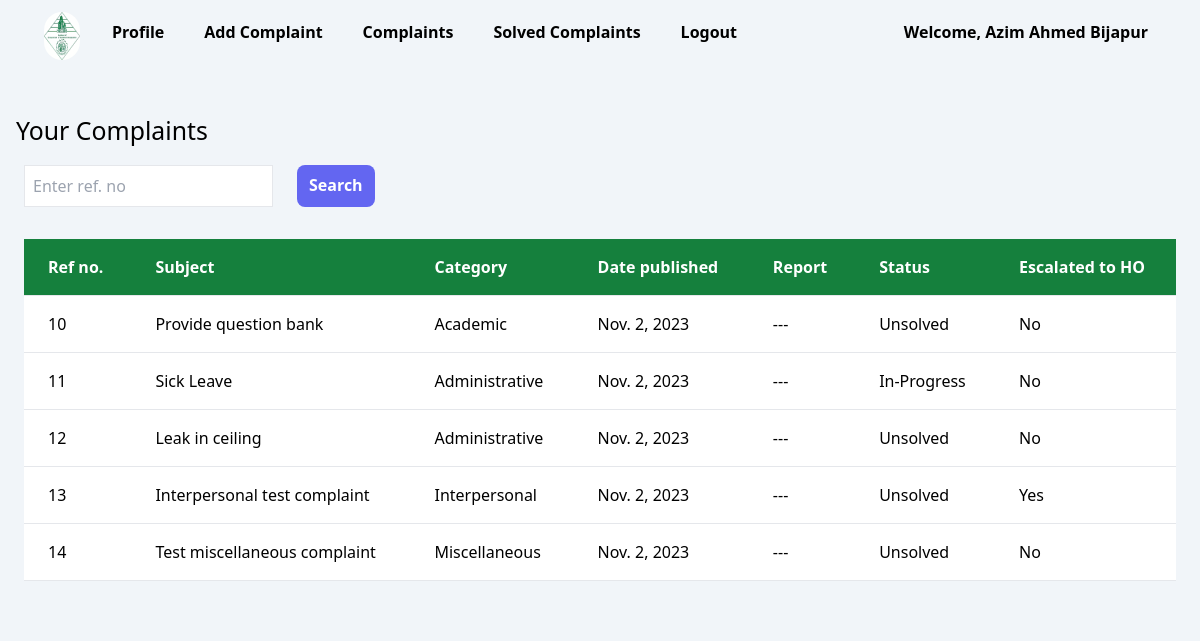
Before: /view/MyComplaints (signed in) with the older database file.
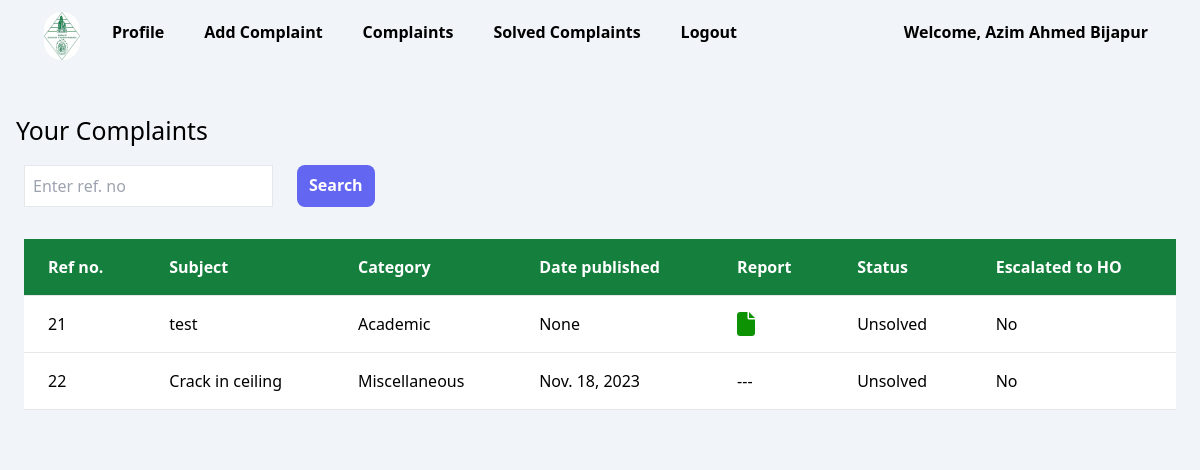
After: the same page with the newer database file.
### grievances/models.py (models this page shows, shortened)
class Complaint(models.Model):
    user = models.ForeignKey(CustomUser, on_delete=models.SET_NULL, null=True)
    category = models.CharField(max_length=100)
    subject = models.CharField(max_length=300)
    description = models.TextField()
    date = models.DateField(null=True, blank=True)
    documents = models.FileField(upload_to=document_upload_to, blank=True, null=True)
    status = models.CharField(max_length=100,default="Unsolved",choices=[('Solved','Solved'),('Unsolved','Unsolved'),('In-Progress','In-Progress'),('Rejected','Rejected')])
    report = models.FileField(upload_to=report_upload_to,null=True,blank=True,)
    escalatetoHo = models.CharField(max_length=100,default="No",choices=[('Yes','Yes'),('No','No')])
    severity = models.CharField(max_length=100,blank=True,null=True,default='4')
    due_date = models.DateField(null=True,blank=True)

### faculty/views.py (the view, shortened to what this page needs)
# urls.py: path("view/MyComplaints",views.viewMyComplaints,name="view/MyComplaints"),
@login_required(login_url='login')
@cache_control(no_cache=True, must_revalidate=True, no_store=True)
@role_required(allowed_roles=['Faculty'])
def viewMyComplaints(request):
    context = {}
    complaints = Complaint.objects.filter(user=request.user)
    items_per_page = 10  # Number of items to display per page
    page_number = request.GET.get('page')
    page_number = page_number if page_number else 1
    paginator = Paginator(complaints, items_per_page)
    try:
        page = paginator.page(page_number)
    except PageNotAnInteger:
        page = paginator.page(1)
    except EmptyPage:
        page = paginator.page(paginator.num_pages)
    context = {
        "complaints": page,  # Pass the current page to the template
    }
    return render(request, 'faculty/viewMyComplaints.html', context)

### templates/faculty/viewMyComplaints.html (shortened to what this page needs)
{% extends 'faculty/base.html'%}
{% load static %}
{% block body%}
<div id="content-view-complaints" class="mt-6 " style="background-color: rgb(241 245 249);">
    <div>
        <h1>Your Complaints</h1>
    </div>
    <div class="ml-6">
        <form action="" method="POST">
            <div class="flex gap-6">
                <div class="rounded-lg">
                    <input type="text" placeholder="Enter ref. no" class="p-2 border " id="ref" name="ref" required
                        pattern="\d+" oninvalid="setCustomValidity('Please enter only numeric values.')">
                </div>
                <div class="bg-indigo-500 font-bold rounded-lg">
                    <input type="submit" class="px-3 py-2 text-white" value="Search">
                </div>
            </div>
        </form>
    </div>
    <div class="overflow-x-auto lg:overflow-hidden">
        <div class="flex flex-col">
            <div class="sm:-mx-6 lg:-mx-8">
                <div class=" inline-block min-w-full py-2 sm:px-6 lg:px-8">
                    <div class="overflow-hidden p-6">
                        <table class=" min-w-full text-left text-md font-light bg-white">
                            <thead class="border-b font-medium dark:border-neutral-500 bg-green-700 text-white">
                                <tr>
                                    <th scope="col" class="px-6 py-4 whitespace-nowrap">Ref no.</th>
                                    <th scope="col" class="px-6 py-4">Subject</th>
                                    <th scope="col" class="px-6 py-4">Category</th>
                                    <th scope="col" class="px-6 py-4 whitespace-nowrap">Date published</th>
                                    <th scope="col" class="px-6 py-4">Report</th>
                                    <th scope="col" class="px-6 py-4">Status</th>
                                    <th scope="col" class="px-6 py-4 whitespace-nowrap">Escalated to HO</th>
                                </tr>
                            </thead>
                            <tbody>
                                {% for complaint in complaints%}
                                {% if complaint.status != "Solved" %}
                                <tr class="border-b dark:border-neutral-500">
                                    <td class="whitespace-nowrap px-6 py-4">{{ complaint.id}}</td>
                                    <td class="whitespace-nowrap px-6 py-4">{{ complaint.subject}}</td>
                                    <td class="whitespace-nowrap px-6 py-4">{{ complaint.category}}</td>
                                    <td class="whitespace-nowrap px-6 py-4">{{ complaint.date}}</td>
                                    <td class="whitespace-nowrap px-6 py-4">
                                        {% if complaint.report %}
                                        <a href="{{complaint.report.name}}"><i class="fa-solid fa-file fa-beat fa-xl"
                                                style="color: #0c9202;"></i>
                                        </a>
                                        {% else %}
                                        ---
                                        {% endif %}
                                    </td>
                                    <td class="whitespace-nowrap px-6 py-4">{{ complaint.status}}</td>
                                    <td class="whitespace-nowrap px-6 py-4">{{ complaint.escalatetoHo}}</td>
                                </tr>
                                {% endif %}
                                {% endfor %}
                            </tbody>
                        </table>
                    </div>
                </div>
            </div>
        </div>
    </div>
</div>
{% endblock%}

Changed rows visible on the page:
removed Complaint: id "10", subject "Provide question bank", category "Academic", date "Nov. 2, 2023", status "Unsolved", escalatetoHo "No"
removed Complaint: id "11", subject "Sick Leave", category "Administrative", date "Nov. 2, 2023", status "In-Progress", escalatetoHo "No"
removed Complaint: id "12", subject "Leak in ceiling", category "Administrative", date "Nov. 2, 2023", status "Unsolved", escalatetoHo "No"
removed Complaint: id "13", subject "Interpersonal test complaint", category "Interpersonal", date "Nov. 2, 2023", status "Unsolved", escalatetoHo "Yes"
removed Complaint: id "14", subject "Test miscellaneous complaint", category "Miscellaneous", date "Nov. 2, 2023", status "Unsolved", escalatetoHo "No"
added Complaint: id "21", subject "test", category "Academic", date "None", status "Unsolved", escalatetoHo "No"
added Complaint: id "22", subject "Crack in ceiling", category "Miscellaneous", date "Nov. 18, 2023", status "Unsolved", escalatetoHo "No"
